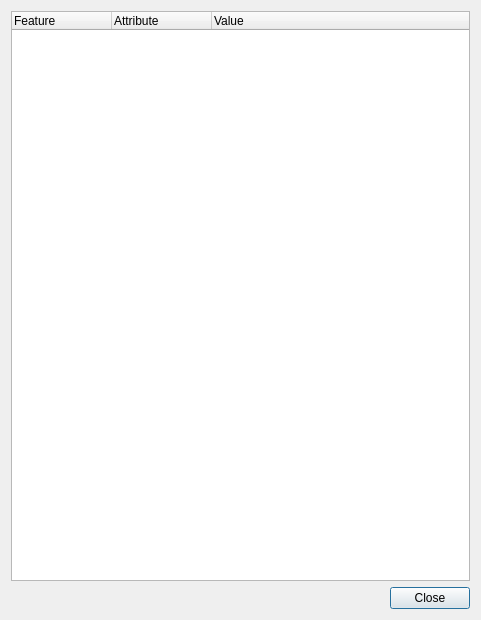
<?xml version="1.0" encoding="UTF-8"?>
<ui version="4.0">
 <class>WfipsIdentifyDialog</class>
 <widget class="QDialog" name="WfipsIdentifyDialog">
  <property name="geometry">
   <rect>
    <x>0</x>
    <y>0</y>
    <width>481</width>
    <height>620</height>
   </rect>
  </property>
  <property name="windowTitle">
   <string>Dialog</string>
  </property>
  <layout class="QVBoxLayout" name="verticalLayout">
   <item>
    <widget class="QTreeWidget" name="treeWidget">
     <column>
      <property name="text">
       <string>Feature</string>
      </property>
     </column>
     <column>
      <property name="text">
       <string>Attribute</string>
      </property>
     </column>
     <column>
      <property name="text">
       <string>Value</string>
      </property>
     </column>
    </widget>
   </item>
   <item>
    <layout class="QHBoxLayout" name="horizontalLayout">
     <item>
      <spacer name="horizontalSpacer">
       <property name="orientation">
        <enum>Qt::Horizontal</enum>
       </property>
       <property name="sizeHint" stdset="0">
        <size>
         <width>40</width>
         <height>20</height>
        </size>
       </property>
      </spacer>
     </item>
     <item>
      <widget class="QPushButton" name="pushButton">
       <property name="text">
        <string>Close</string>
       </property>
      </widget>
     </item>
    </layout>
   </item>
  </layout>
 </widget>
 <resources/>
 <connections/>
</ui>
